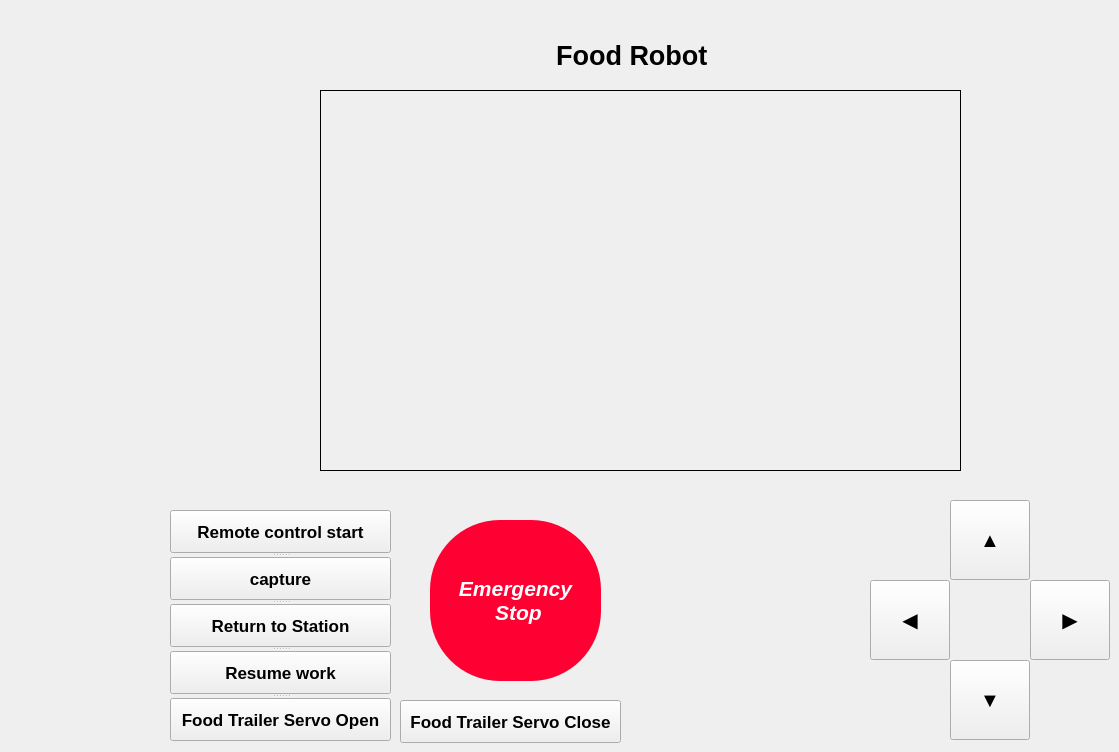
    <widget class="QWidget" name="control_robot_page">
     <widget class="QLabel" name="robot_label">
      <property name="geometry">
       <rect>
        <x>320</x>
        <y>90</y>
        <width>641</width>
        <height>381</height>
       </rect>
      </property>
      <property name="frameShape">
       <enum>QFrame::Box</enum>
      </property>
      <property name="text">
       <string/>
      </property>
     </widget>
     <widget class="QLabel" name="robot_name_label">
      <property name="geometry">
       <rect>
        <x>320</x>
        <y>30</y>
        <width>631</width>
        <height>51</height>
       </rect>
      </property>
      <property name="font">
       <font>
        <pointsize>20</pointsize>
        <weight>75</weight>
        <bold>true</bold>
       </font>
      </property>
      <property name="text">
       <string>Food Robot </string>
      </property>
      <property name="alignment">
       <set>Qt::AlignCenter</set>
      </property>
     </widget>
     <widget class="QPushButton" name="up_button">
      <property name="geometry">
       <rect>
        <x>950</x>
        <y>500</y>
        <width>80</width>
        <height>80</height>
       </rect>
      </property>
      <property name="font">
       <font>
        <pointsize>15</pointsize>
        <weight>75</weight>
        <bold>true</bold>
       </font>
      </property>
      <property name="styleSheet">
       <string notr="true"/>
      </property>
      <property name="text">
       <string>▲</string>
      </property>
     </widget>
     <widget class="QPushButton" name="down_button">
      <property name="geometry">
       <rect>
        <x>950</x>
        <y>660</y>
        <width>80</width>
        <height>80</height>
       </rect>
      </property>
      <property name="font">
       <font>
        <pointsize>15</pointsize>
        <weight>75</weight>
        <bold>true</bold>
       </font>
      </property>
      <property name="styleSheet">
       <string notr="true"/>
      </property>
      <property name="text">
       <string>▼</string>
      </property>
     </widget>
     <widget class="QPushButton" name="left_button">
      <property name="geometry">
       <rect>
        <x>870</x>
        <y>580</y>
        <width>80</width>
        <height>80</height>
       </rect>
      </property>
      <property name="font">
       <font>
        <pointsize>15</pointsize>
        <weight>75</weight>
        <bold>true</bold>
       </font>
      </property>
      <property name="styleSheet">
       <string notr="true"/>
      </property>
      <property name="text">
       <string>◀</string>
      </property>
     </widget>
     <widget class="QPushButton" name="right_button">
      <property name="geometry">
       <rect>
        <x>1030</x>
        <y>580</y>
        <width>80</width>
        <height>80</height>
       </rect>
      </property>
      <property name="font">
       <font>
        <pointsize>15</pointsize>
        <weight>75</weight>
        <bold>true</bold>
       </font>
      </property>
      <property name="styleSheet">
       <string notr="true"/>
      </property>
      <property name="text">
       <string>▶</string>
      </property>
     </widget>
     <widget class="QSplitter" name="splitter_3">
      <property name="geometry">
       <rect>
        <x>170</x>
        <y>510</y>
        <width>221</width>
        <height>231</height>
       </rect>
      </property>
      <property name="orientation">
       <enum>Qt::Vertical</enum>
      </property>
      <widget class="QPushButton" name="remote_start_button">
       <property name="font">
        <font>
         <pointsize>13</pointsize>
         <weight>75</weight>
         <bold>true</bold>
        </font>
       </property>
       <property name="text">
        <string>Remote control start</string>
       </property>
      </widget>
      <widget class="QPushButton" name="robot_capture_button">
       <property name="font">
        <font>
         <pointsize>13</pointsize>
         <weight>75</weight>
         <bold>true</bold>
        </font>
       </property>
       <property name="text">
        <string>capture</string>
       </property>
      </widget>
      <widget class="QPushButton" name="return_button">
       <property name="font">
        <font>
         <pointsize>13</pointsize>
         <weight>75</weight>
         <bold>true</bold>
        </font>
       </property>
       <property name="text">
        <string>Return to Station</string>
       </property>
      </widget>
      <widget class="QPushButton" name="resume_work_button">
       <property name="font">
        <font>
         <pointsize>13</pointsize>
         <weight>75</weight>
         <bold>true</bold>
        </font>
       </property>
       <property name="text">
        <string>Resume work</string>
       </property>
      </widget>
      <widget class="QPushButton" name="foodtrailer_servo_open_button">
       <property name="font">
        <font>
         <pointsize>13</pointsize>
         <weight>75</weight>
         <bold>true</bold>
        </font>
       </property>
       <property name="text">
        <string>Food Trailer Servo Open</string>
       </property>
      </widget>
     </widget>
     <widget class="QPushButton" name="foodtrailer_servo_close_button">
      <property name="geometry">
       <rect>
        <x>400</x>
        <y>700</y>
        <width>221</width>
        <height>43</height>
       </rect>
      </property>
      <property name="font">
       <font>
        <pointsize>13</pointsize>
        <weight>75</weight>
        <bold>true</bold>
       </font>
      </property>
      <property name="text">
       <string>Food Trailer Servo Close</string>
      </property>
     </widget>
     <widget class="QPushButton" name="emergency_stop_button">
      <property name="geometry">
       <rect>
        <x>430</x>
        <y>520</y>
        <width>171</width>
        <height>161</height>
       </rect>
      </property>
      <property name="font">
       <font>
        <pointsize>16</pointsize>
        <weight>75</weight>
        <italic>true</italic>
        <bold>true</bold>
       </font>
      </property>
      <property name="styleSheet">
       <string notr="true">color: white; background-color: rgb(255, 0, 50);  border-radius: 70px; border: 10px solid 
rgb(255, 210, 30)</string>
      </property>
      <property name="text">
       <string>Emergency 
 Stop</string>
      </property>
     </widget>
    </widget>
